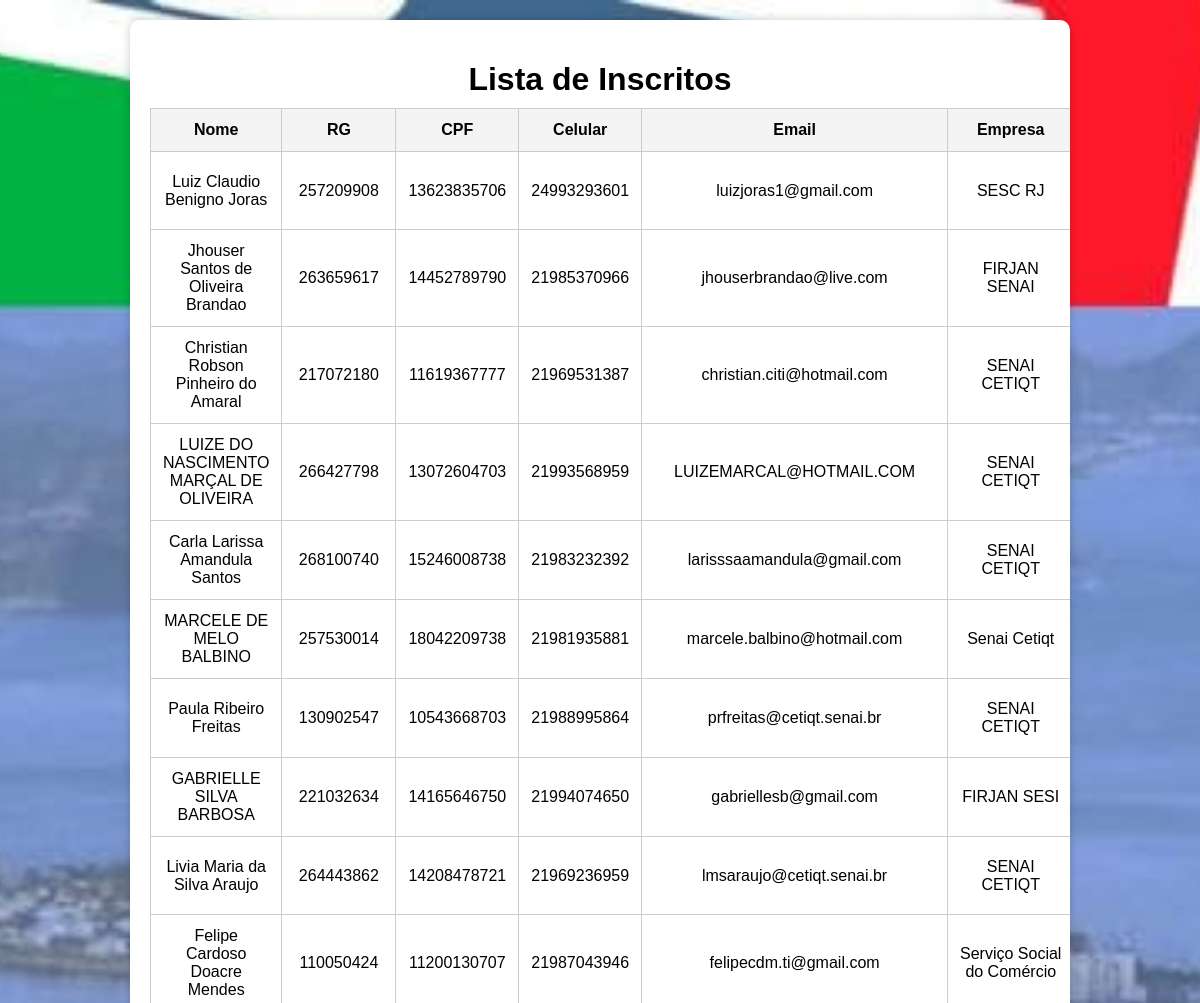
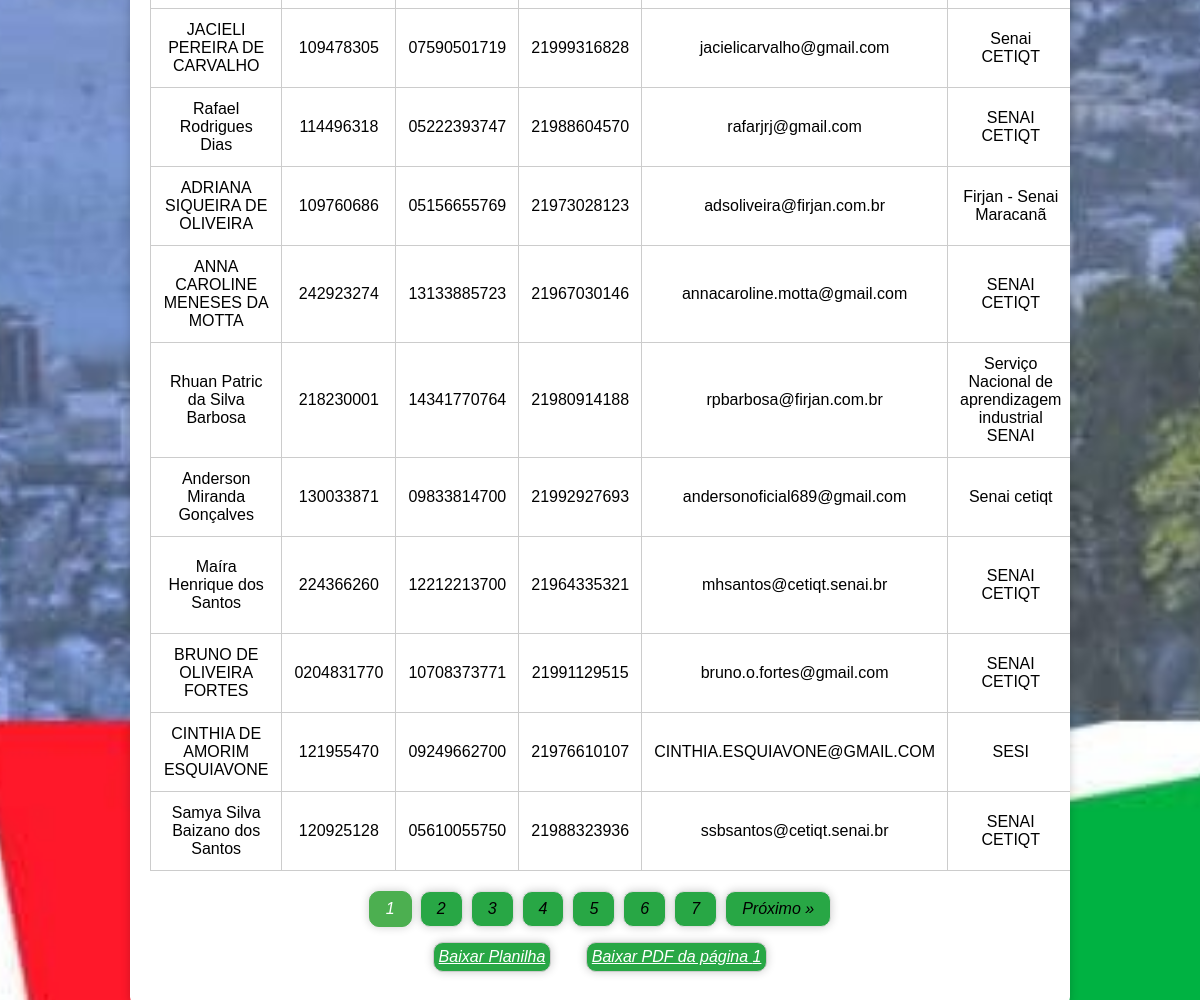
Screenshot of /inscritos (signed in) with the database file from the repository (2 pictures, top to bottom).
### tables this page shows
CREATE TABLE inscritos(
                  id INTEGER PRIMARY KEY AUTOINCREMENT,
                  nome TEXT,
                  rg TEXT UNIQUE,
                  cpf TEXT UNIQUE,
                  celular TEXT,
                  email TEXT,
                  empresa TEXT,
                  bairro TEXT,
                  autorizacao_dados TEXT,
                  autorizacao_imagem TEXT
                  );

### app.py (the view)
@app.route('/inscritos')
@login_required
def inscritos():
    with sqlite3.connect('cadastros.db') as conn:
        inscritos = conn.execute("SELECT * FROM inscritos").fetchall()
        inscritos_por_pagina = 20
        num_paginas = (len(inscritos) + inscritos_por_pagina - 1) // inscritos_por_pagina
        pagina_atual = int(request.args.get('pagina', 1))
        inicio = (pagina_atual - 1) * inscritos_por_pagina
        fim = min(pagina_atual * inscritos_por_pagina, len(inscritos))
        inscritos_pagina = inscritos[inicio:fim]
    return render_template('inscritos.html',
                           inscritos=inscritos_pagina,
                           pagina_atual=pagina_atual,
                           num_paginas=num_paginas)

### app.py (called while the page is built)
def login_required(func):
    @wraps(func)
    def wrapper(*args, **kwargs):
        if "logged_in" not in session:
            return redirect(url_for("login"))
        return func(*args, **kwargs)
    return wrapper

### templates/inscritos.html (shortened to what this page needs)
<!DOCTYPE html>
<html lang="pt-BR">
    <head>
        <link rel="stylesheet" href="{{ url_for('static', filename='style.css') }}">
    </head>
    <body>
        <div class="container inscritos-container">
            <h1>Lista de Inscritos</h1>
            <table border="1">
                <tr>
                    <th>Nome</th>
                    <th>RG</th>
                    <th>CPF</th>
                    <th>Celular</th>
                    <th>Email</th>
                    <th>Empresa</th>
                </tr>
                {% for inscrito in inscritos %}
                <tr>
                    <td>{{ inscrito[1] }}</td>
                    <td>{{ inscrito[2] }}</td>
                    <td>{{ inscrito[3] }}</td>
                    <td>{{ inscrito[4] }}</td>
                    <td>{{ inscrito[5] }}</td>
                    <td>{{ inscrito[6] }}</td>
                </tr>
                {% endfor %}
            </table>
            <div class="pagination">
                {% for pagina in range(1, num_paginas + 1) %}
                <a href="#" onclick="mudarPagina({{ pagina }})"
                    {% if pagina == pagina_atual %}class="active"{% endif %}>
                    {{ pagina }}
                </a>
                {% endfor %}
                {% if pagina_atual <num_paginas %}
                <a href="#" onclick="mudarPagina({{ pagina_atual + 1}})">Próximo &raquo;</a>
                {% endif %}
            </div>
            <a href="{{ url_for('exportar_planilha') }}">Baixar Planilha</a>
            <a href="{{ url_for('exportar_pdf', pagina=pagina_atual) }}" target="_blank">Baixar PDF da página {{ pagina_atual }}</a>
        </div>
    </body>
</html>

### static/style.css (style rules this page uses)
body { font-family: Arial, sans-serif; background: url("../static/background.jpg") no-repeat center center fixed; background-size: cover; text-align: center; padding: 12px; color: white; }
.container { max-width: 750px; background: white; padding: 20px; border-radius: 10px; box-shadow: 0px 0px 10px rgba(0, 0, 0, 0.2); margin: auto; text-align: center; color: black; }
h1 { margin-bottom: 10px; }
.inscritos-container { max-width: 90%; width: 900px; overflow-x: auto; }
.inscritos-container table { width: 100%; border-collapse: collapse; background: white; color: black; }
.inscritos-container th, .inscritos-container td { padding: 12px; border: 1px solid #ccc; text-align: center; }
.inscritos-container th { background: #f4f4f4; font-weight: bold; }
.inscritos-container a { padding: 5px; border-radius: 10px; border: 1px solid #ccc; background-color: #28a745; box-shadow: 0px 0px 10px rgba(0, 0, 0, 0.2); margin: 15px; font-style: italic; display: inline-block; text-decoration-color: white; color: white; }
.pagination { display: flex; justify-content: center; margin-top: 20px; }
.pagination a { color: black; float: left; padding: 8px 16px; text-decoration: none; border: 1px solid #ddd; margin: 0 4px; }
.pagination a.active { background-color: #4CAF50; color: white; border: 1px solid #4CAF50; }
::placeholder { color: auto; font-weight: bold; }

### rows the page displays
inscritos: nome "Luiz Claudio Benigno Joras", rg "257209908", cpf "13623835706", celular "24993293601", email "luizjoras1@gmail.com", empresa "SESC RJ"
inscritos: nome "Jhouser Santos de Oliveira Brandao", rg "263659617", cpf "14452789790", celular "21985370966", email "jhouserbrandao@live.com", empresa "FIRJAN SENAI"
inscritos: nome "Christian Robson Pinheiro do Amaral", rg "217072180", cpf "11619367777", celular "21969531387", email "christian.citi@hotmail.com", empresa "SENAI CETIQT"
inscritos: nome "LUIZE DO NASCIMENTO MARÇAL DE OLIVEIRA", rg "266427798", cpf "13072604703", celular "21993568959", email "LUIZEMARCAL@HOTMAIL.COM", empresa "SENAI CETIQT"
inscritos: nome "Carla Larissa Amandula Santos", rg "268100740", cpf "15246008738", celular "21983232392", email "larisssaamandula@gmail.com", empresa "SENAI CETIQT"
inscritos: nome "MARCELE DE MELO BALBINO", rg "257530014", cpf "18042209738", celular "21981935881", email "marcele.balbino@hotmail.com", empresa "Senai Cetiqt"
inscritos: nome "Paula Ribeiro Freitas", rg "130902547", cpf "10543668703", celular "21988995864", email "prfreitas@cetiqt.senai.br", empresa "SENAI CETIQT"
inscritos: nome "GABRIELLE SILVA BARBOSA", rg "221032634", cpf "14165646750", celular "21994074650", email "gabriellesb@gmail.com", empresa "FIRJAN SESI"
inscritos: nome "Livia Maria da Silva Araujo", rg "264443862", cpf "14208478721", celular "21969236959", email "lmsaraujo@cetiqt.senai.br", empresa "SENAI CETIQT"
inscritos: nome "Felipe Cardoso Doacre Mendes", rg "110050424", cpf "11200130707", celular "21987043946", email "felipecdm.ti@gmail.com", empresa "Serviço Social do Comércio"
inscritos: nome "JACIELI PEREIRA DE CARVALHO", rg "109478305", cpf "07590501719", celular "21999316828", email "jacielicarvalho@gmail.com", empresa "Senai CETIQT"
inscritos: nome "Rafael Rodrigues Dias", rg "114496318", cpf "05222393747", celular "21988604570", email "rafarjrj@gmail.com", empresa "SENAI CETIQT"
inscritos: nome "ADRIANA SIQUEIRA DE OLIVEIRA", rg "109760686", cpf "05156655769", celular "21973028123", email "adsoliveira@firjan.com.br", empresa "Firjan - Senai Maracanã"
inscritos: nome "ANNA CAROLINE MENESES DA MOTTA", rg "242923274", cpf "13133885723", celular "21967030146", email "annacaroline.motta@gmail.com", empresa "SENAI CETIQT"
inscritos: nome "Rhuan Patric da Silva Barbosa", rg "218230001", cpf "14341770764", celular "21980914188", email "rpbarbosa@firjan.com.br", empresa "Serviço Nacional de aprendizagem industrial SENAI"
inscritos: nome "Anderson Miranda Gonçalves", rg "130033871", cpf "09833814700", celular "21992927693", email "andersonoficial689@gmail.com", empresa "Senai cetiqt"
inscritos: nome "Maíra Henrique dos Santos", rg "224366260", cpf "12212213700", celular "21964335321", email "mhsantos@cetiqt.senai.br", empresa "SENAI CETIQT"
inscritos: nome "BRUNO DE OLIVEIRA FORTES", rg "0204831770", cpf "10708373771", celular "21991129515", email "bruno.o.fortes@gmail.com", empresa "SENAI CETIQT"
inscritos: nome "CINTHIA DE AMORIM ESQUIAVONE", rg "121955470", cpf "09249662700", celular "21976610107", email "CINTHIA.ESQUIAVONE@GMAIL.COM", empresa "SESI"
inscritos: nome "Samya Silva Baizano dos Santos", rg "120925128", cpf "05610055750", celular "21988323936", email "ssbsantos@cetiqt.senai.br", empresa "SENAI CETIQT"

### other values shown
{{ pagina }} "1" "2" "3" "4" "5" "6" "7"
{{ pagina_atual }} "1"
